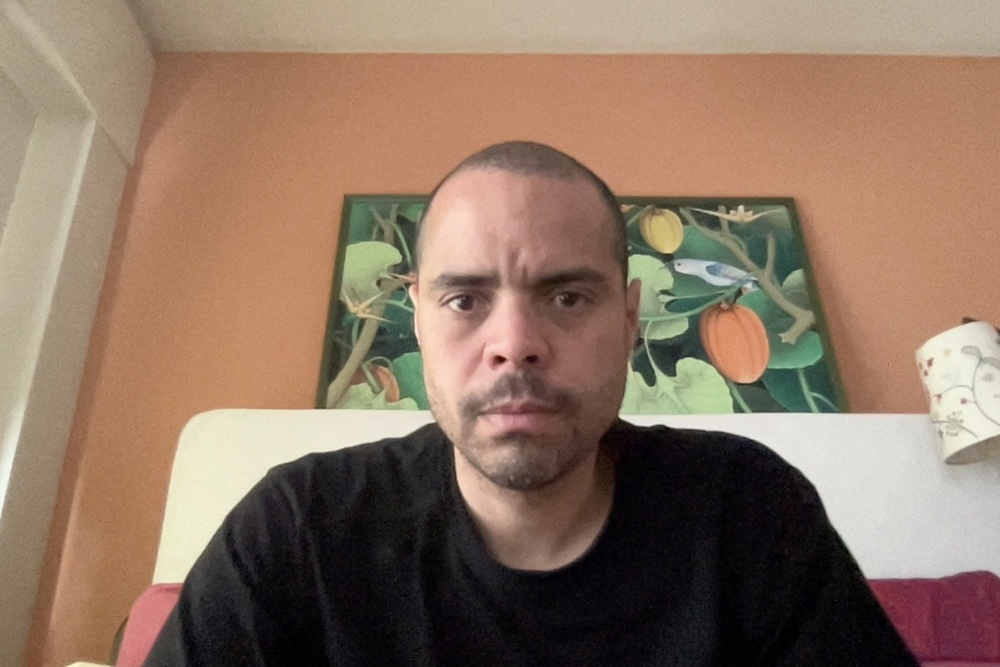
#> input picture backend/images/testJavi01.jpg, 1000 x 667 px, shrunk from 1440 x 960 before the run
$ python rembrandtOpencv.py
#> lines starting #> are read from the running program, lines starting #| are printed output that depends on the picture
import cv2
import numpy as np

def adjust_gamma(image, gamma=1.0):
	# build a lookup table mapping the pixel values [0, 255] to
	# their adjusted gamma values
	invGamma = 1.0 / gamma
	table = np.array([((i / 255.0) ** invGamma) * 255
		for i in np.arange(0, 256)]).astype("uint8")
	# apply gamma correction using the lookup table
	return cv2.LUT(image, table)

def apply_rembrandt_effect(image_path):
    # Cargar imagen
#> called with image_path = 'images/testJavi01.jpg'
    img = cv2.imread(image_path)
#> img is the input picture: shape (667, 1000, 3); mean B, G, R 98.8, 116.9, 141.5

    if img is None:
        print("Error: no se pudo cargar la imagen.")
        return

    # [8 lines of commented-out code are left out]

    img2 = cv2.convertScaleAbs(img, alpha= 0.9, beta= -10)
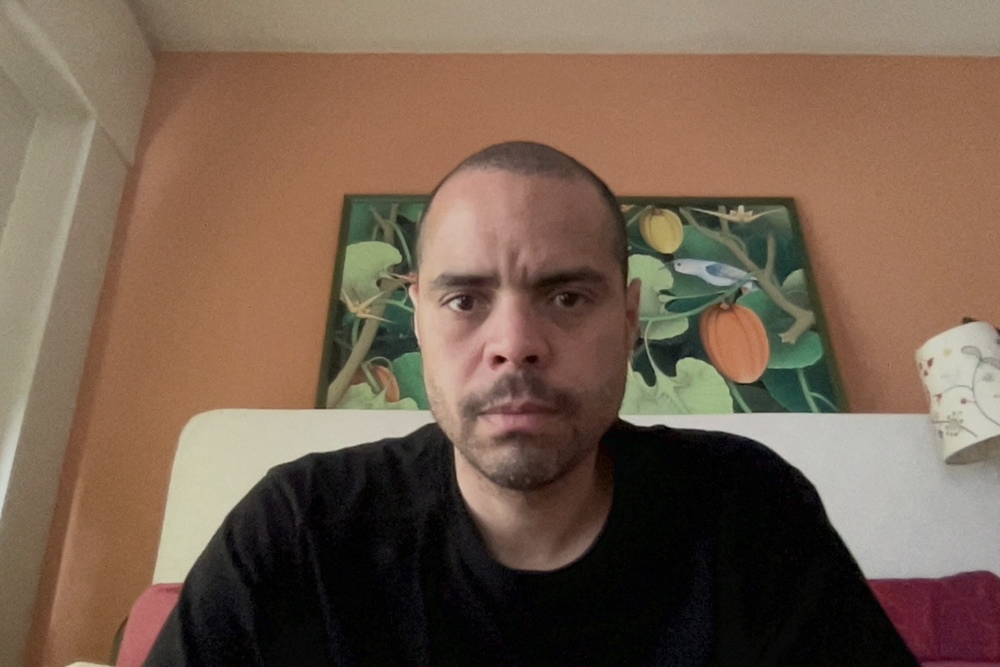
#> img2: shape (667, 1000, 3); mean B, G, R 79.3, 96.1, 117.9
    img2 = adjust_gamma(img2, gamma=1.0)
    esp = 500
    # Aplicar un efecto de viñeteado
    rows, cols = img.shape[:2]
#> rows = 667; cols = 1000
    kernel_x = cv2.getGaussianKernel(cols,esp)
    kernel_y = cv2.getGaussianKernel(rows,esp)
    kernel = kernel_y * kernel_x.T
    mask = 255 * kernel / np.linalg.norm(kernel)
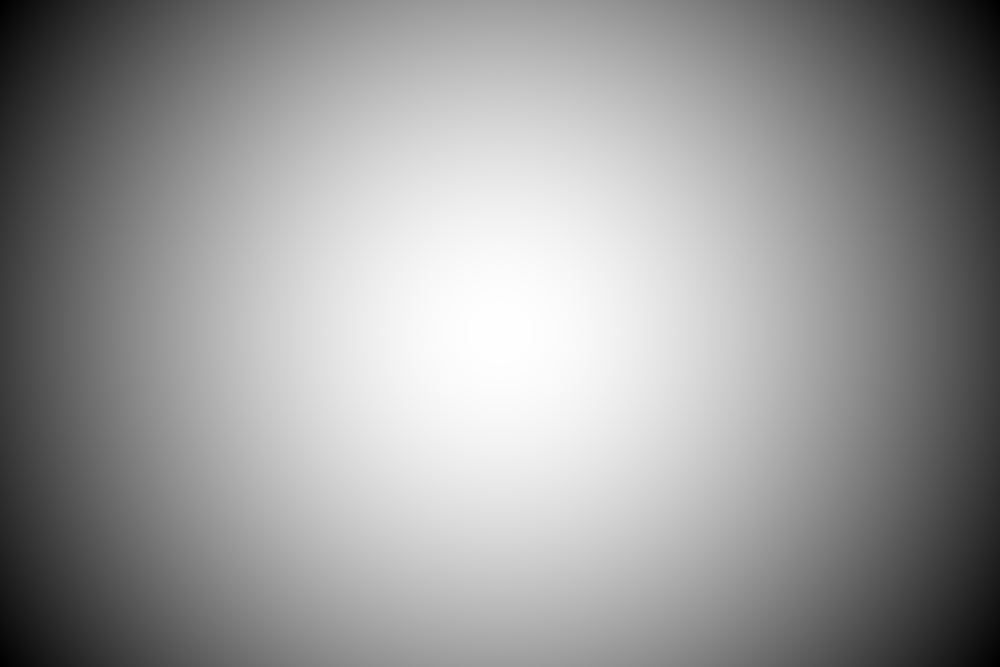
#> kernel: shape (667, 1000) float64; min 9.16e-07, max 1.88e-06, mean 1.5e-06; drawn with min black and max white
    vignette = np.dstack([mask, mask, mask])


    rembrandt = np.uint8(img2 * vignette * 3)
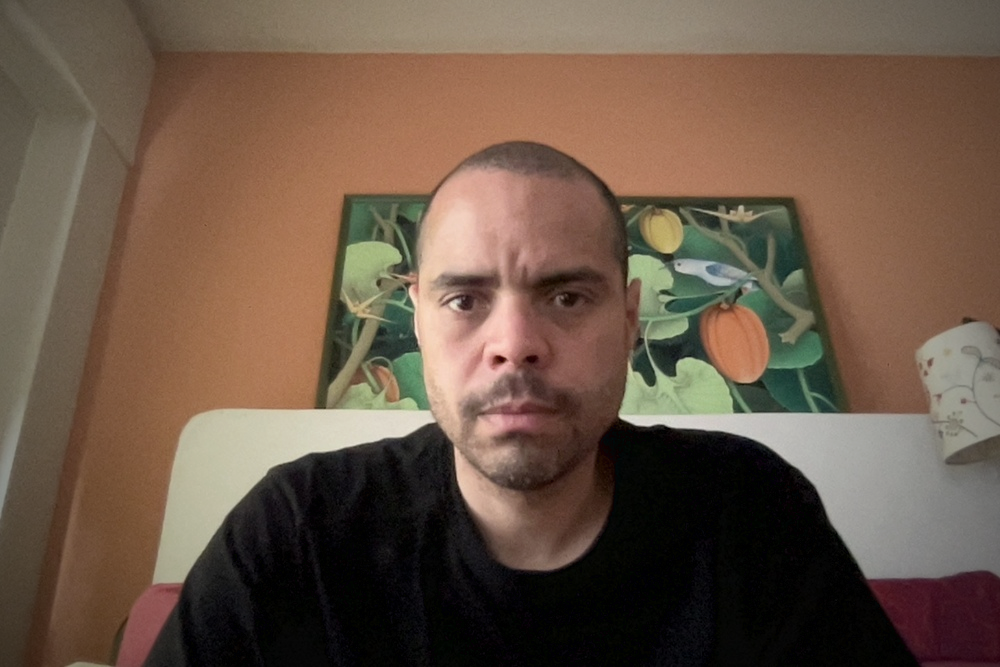
#> rembrandt: shape (667, 1000, 3); mean B, G, R 71.7, 87.2, 107.3

    #rembrandt = np.uint8(img * vignette )

    # # Mostrar la imagen original y la modificada
    cv2.imshow('Original', img)
    cv2.imshow('Original2', img2)
    cv2.imshow('Rembrandt Style', rembrandt)
    cv2.waitKey(0)
    cv2.destroyAllWindows()

# Cambia 'path_to_your_image.jpg' al path de tu imagen
apply_rembrandt_effect('images/testJavi01.jpg')
